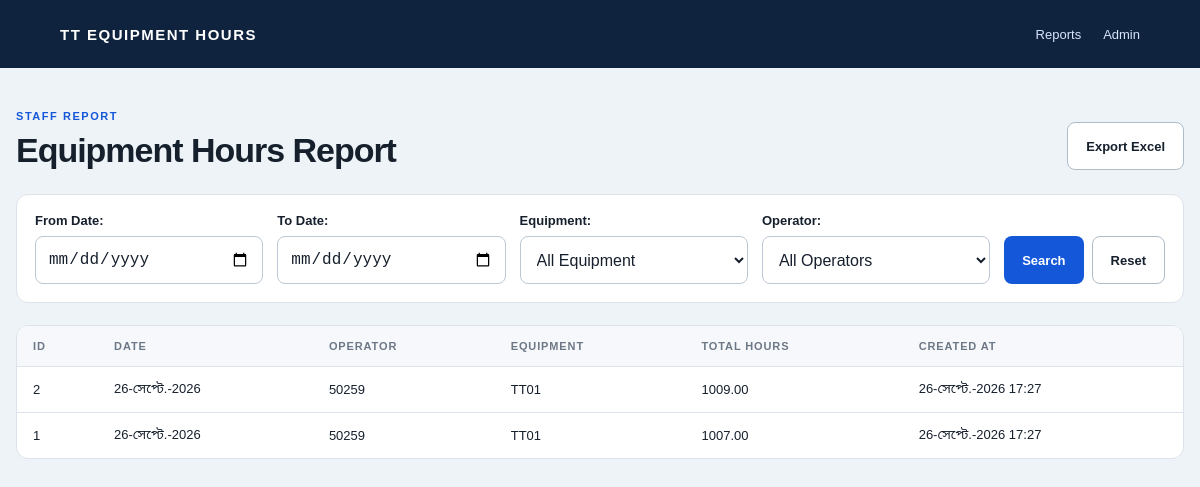
The app's page /reports/ (signed in) with its own data.
### equipment/models.py (models this page shows, shortened)
class Equipment(models.Model):
    equipment_id = models.CharField("Equipment ID", max_length=10, unique=True)
    initial_hours = models.DecimalField(
        "Initial cumulative hours",
        max_digits=10,
        decimal_places=2,
        null=True,
        blank=True,
        validators=[MinValueValidator(0)],
        help_text="Required before the first reading can be submitted.",
    )
    is_active = models.BooleanField("Active", default=True)
    class Meta:
        ordering = ["equipment_id"]
        verbose_name = "Equipment"
        verbose_name_plural = "Equipment"
    def __str__(self) -> str:
        return self.equipment_id

class Operator(models.Model):
    operator_id = models.CharField("Operator ID", max_length=50, unique=True)
    name = models.CharField("Name", max_length=100, blank=True)
    is_active = models.BooleanField("Active", default=True)
    class Meta:
        ordering = ["operator_id"]
        verbose_name = "Operator"
        verbose_name_plural = "Operators"
    def __str__(self) -> str:
        return f"{self.operator_id} — {self.name}" if self.name else self.operator_id

class EquipmentHourRecord(models.Model):
    operator = models.ForeignKey(
        Operator,
        on_delete=models.PROTECT,
        related_name="hour_records",
        verbose_name="Operator",
    )
    equipment = models.ForeignKey(
        Equipment,
        on_delete=models.PROTECT,
        related_name="hour_records",
        verbose_name="Equipment",
    )
    date = models.DateField("Date", default=timezone.localdate, editable=False)
    previous_hours = models.DecimalField(
        "Previous cumulative hours", max_digits=10, decimal_places=2
    )
    total_hours = models.DecimalField(
        "Total cumulative hours",
        max_digits=10,
        decimal_places=2,
        validators=[MinValueValidator(0)],
    )
    shift_hours = models.DecimalField("Shift hours", max_digits=6, decimal_places=2)
    created_at = models.DateTimeField("Created at", auto_now_add=True)
    class Meta:
        ordering = ["-created_at", "-id"]
        verbose_name = "Equipment hour record"
        verbose_name_plural = "Equipment hour records"
        constraints = [
            models.UniqueConstraint(
                fields=["operator", "equipment", "date", "total_hours"],
                name="unique_operator_equipment_day_total",
            )
        ]

### equipment/views.py (the view)
# urls.py: path("reports/", views.report, name="report"),
@staff_member_required
def report(request: HttpRequest) -> HttpResponse:
    form, queryset = _filtered_records(request)
    page_obj = Paginator(queryset, 25).get_page(request.GET.get("page"))
    return render(
        request,
        "equipment/report.html",
        {
            "form": form,
            "page_obj": page_obj,
            "export_url": f"{reverse('equipment:export_excel')}?{urlencode(request.GET)}",
        },
    )

### equipment/forms.py (shortened to what this page needs)
class ReportFilterForm(forms.Form):
    from_date = forms.DateField(
        label="From Date",
        required=False,
        widget=forms.DateInput(attrs={"type": "date"}),
    )
    to_date = forms.DateField(
        label="To Date",
        required=False,
        widget=forms.DateInput(attrs={"type": "date"}),
    )
    equipment = forms.ModelChoiceField(
        label="Equipment",
        queryset=Equipment.objects.none(),
        required=False,
        empty_label="All Equipment",
    )
    operator = forms.ModelChoiceField(
        label="Operator",
        queryset=Operator.objects.none(),
        required=False,
        empty_label="All Operators",
    )
    def __init__(self, *args, **kwargs):
        super().__init__(*args, **kwargs)
        self.fields["equipment"].queryset = Equipment.objects.all()
        self.fields["operator"].queryset = Operator.objects.all()

### equipment/views.py (called while the page is built, shortened)
def _filtered_records(request: HttpRequest):
    form = ReportFilterForm(request.GET or None)
    queryset = EquipmentHourRecord.objects.select_related(
        "operator", "equipment"
    ).order_by("-created_at", "-id")
    return form, queryset

### equipment/templates/equipment/report.html (shortened to what this page needs)
{% extends "equipment/base.html" %}
{% block content %}
<main class="report-shell">
  <div class="report-heading">
    <div><p class="eyebrow">STAFF REPORT</p><h1>Equipment Hours Report</h1></div>
    <a class="secondary-button" href="{{ export_url }}">Export Excel</a>
  </div>
  <form method="get" class="filters">
    {% for field in form %}
      <div class="field">{{ field.label_tag }}{{ field }}{% for error in field.errors %}<p class="field-error">{{ error }}</p>{% endfor %}</div>
    {% endfor %}
    <div class="filter-actions"><button class="primary-button" type="submit">Search</button><a class="secondary-button" href="{% url 'equipment:report' %}">Reset</a></div>
  </form>
  <div class="table-wrap">
    <table>
      <thead><tr><th>ID</th><th>Date</th><th>Operator</th><th>Equipment</th><th>Total Hours</th><th>Created At</th></tr></thead>
      <tbody>
      {% for record in page_obj %}
        <tr><td>{{ record.id }}</td><td>{{ record.date|date:"d-M-Y" }}</td><td>{{ record.operator.operator_id }}</td><td>{{ record.equipment.equipment_id }}</td><td>{{ record.total_hours }}</td><td>{{ record.created_at|date:"d-M-Y H:i" }}</td></tr>
      {% empty %}
        <tr><td colspan="6" class="empty">No records found.</td></tr>
      {% endfor %}
      </tbody>
    </table>
  </div>
</main>
{% endblock %}

### equipment/templates/equipment/base.html (shortened to what this page needs)
{% load static %}
<!doctype html>
<html lang="bn">
<head>
  <link rel="stylesheet" href="{% static 'equipment/style.css' %}">
</head>
<body>
  <div class="shell">
    <header class="topbar">
      <a class="brand" href="{% url 'equipment:entry' %}">TT EQUIPMENT HOURS</a>
      {% if request.user.is_staff %}
        <nav><a href="{% url 'equipment:report' %}">Reports</a><a href="/admin/">Admin</a></nav>
      {% endif %}
    </header>
    {% block content %}{% endblock %}
  </div>
</body>
</html>

### equipment/static/equipment/style.css (style rules this page uses)
:root { --ink: #16202d; --muted: #6d7886; --line: #dce3ea; --surface: #ffffff; --canvas: #eef3f7; --blue: #1457d9; --blue-dark: #0e3f9f; --danger: #b42318; --success: #067647; font-family: Arial, "Noto Sans Bengali", sans-serif; }
* { box-sizing: border-box; }
body { margin: 0; background: var(--canvas); color: var(--ink); }
a { color: inherit; }
.shell { min-height: 100vh; }
.topbar { height: 68px; padding: 0 clamp(20px, 5vw, 76px); background: #10233e; color: #fff; display: flex; align-items: center; justify-content: space-between; }
.brand { color: #fff; text-decoration: none; font-size: 15px; font-weight: 800; letter-spacing: .1em; }
nav { display: flex; gap: 22px; font-size: 13px; }
nav a { text-decoration: none; color: #d9e5ff; }
.eyebrow { color: var(--blue); font-weight: 800; font-size: 11px; letter-spacing: .14em; margin: 0 0 9px; }
h1 { margin: 0; font-size: clamp(25px, 4vw, 34px); letter-spacing: -.03em; }
.field { margin-top: 20px; }
label { display: block; font-size: 13px; font-weight: 700; margin-bottom: 8px; }
select, input[type="number"], input[type="date"] { width: 100%; min-height: 48px; border: 1px solid #bcc8d4; border-radius: 8px; background: #fff; color: var(--ink); font-size: 16px; padding: 10px 12px; }
.primary-button, .secondary-button { display: inline-flex; justify-content: center; align-items: center; min-height: 48px; padding: 10px 18px; border-radius: 8px; font-weight: 800; font-size: 13px; text-decoration: none; cursor: pointer; }
.primary-button { width: 100%; border: 0; background: var(--blue); color: #fff; margin-top: 24px; }
.secondary-button { border: 1px solid #aebdca; background: #fff; color: var(--ink); }
.report-shell { width: min(100% - 32px, 1180px); margin: 42px auto; }
.report-heading { display: flex; align-items: end; justify-content: space-between; gap: 20px; margin-bottom: 24px; }
.report-heading .secondary-button { width: auto; }
.filters { display: grid; grid-template-columns: repeat(4, 1fr) auto; align-items: end; gap: 14px; padding: 18px; background: var(--surface); border: 1px solid var(--line); border-radius: 12px; }
.filters .field { margin-top: 0; }
.filter-actions { display: flex; gap: 8px; }
.filter-actions .primary-button { width: auto; margin-top: 0; }
.table-wrap { margin-top: 22px; overflow-x: auto; background: var(--surface); border: 1px solid var(--line); border-radius: 12px; }
table { width: 100%; border-collapse: collapse; min-width: 760px; font-size: 13px; }
th, td { padding: 14px 16px; text-align: left; border-bottom: 1px solid var(--line); white-space: nowrap; }
th { background: #f6f8fb; color: var(--muted); font-size: 11px; letter-spacing: .08em; text-transform: uppercase; }
tr:last-child td { border-bottom: 0; }

### records on screen
Equipment: form "All Equipment"
Operator: form "All Operators"
EquipmentHourRecord: id "2", date "26-সেপ্টে.-2026", operator.operator_id "50259", equipment.equipment_id "TT01", total_hours "1009.00", created_at "26-সেপ্টে.-2026 17:27"
EquipmentHourRecord: id "1", date "26-সেপ্টে.-2026", operator.operator_id "50259", equipment.equipment_id "TT01", total_hours "1007.00", created_at "26-সেপ্টে.-2026 17:27"

### other values on screen
{{ field.label_tag }} "From Date:" "To Date:" "Equipment:" "Operator:"
